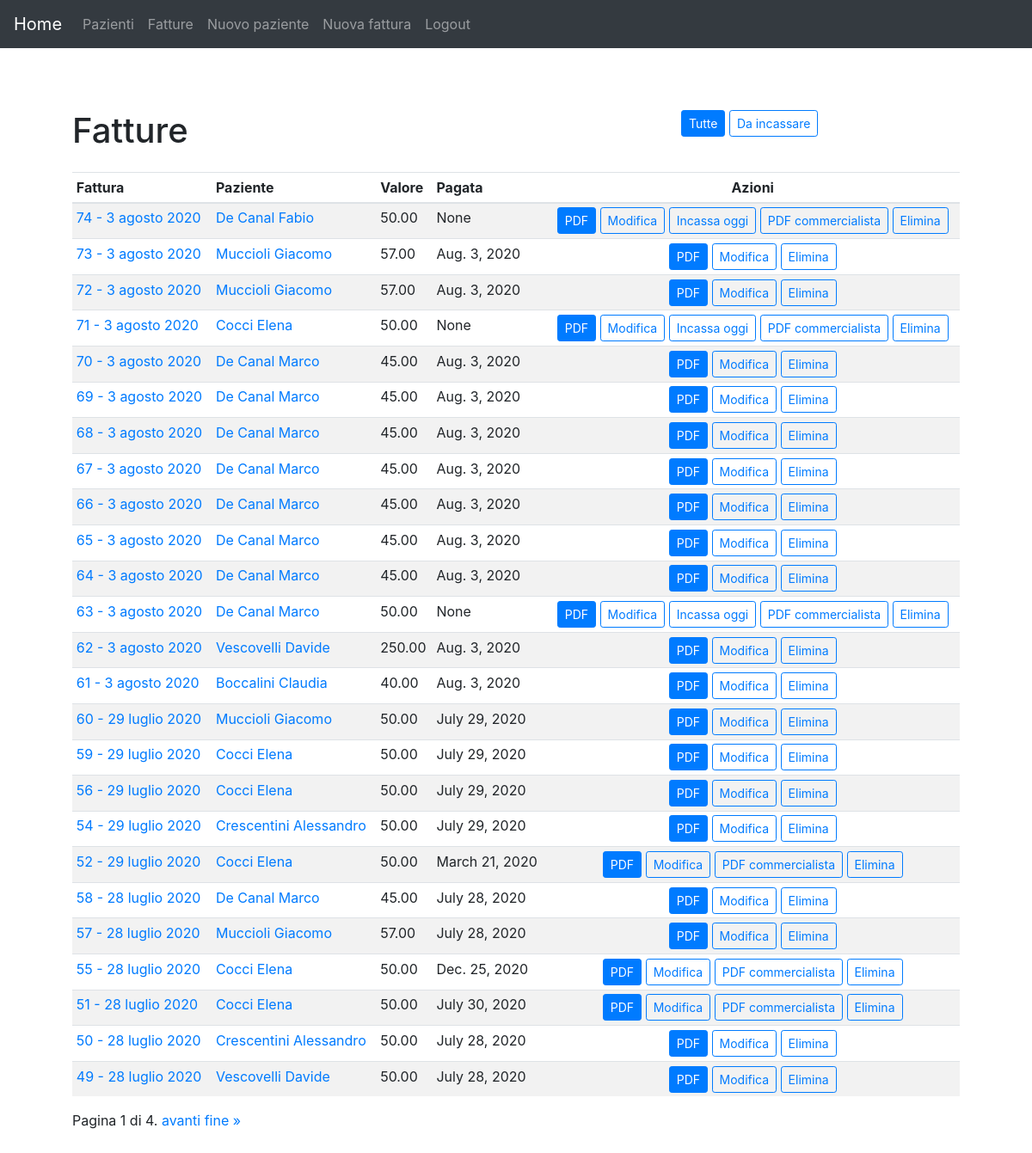
The page /gestione/fatture/ (signed in) on the database its author committed.
### gestione/models.py (models this page shows, shortened)
class Fattura(models.Model):
	paziente = models.ForeignKey(Paziente, on_delete = models.SET_NULL, null = True, help_text = 'Intestatario (Paziente)')
	valore = models.DecimalField(help_text = 'Valore', max_digits = 8, decimal_places = 2)
	data = models.DateField(default = date.today, help_text = 'Data <em>AAAA-MM-GG</em>.')
	data_incasso = models.DateField(help_text='Data di incasso <em>AAAA-MM-GG</em>',null=True,blank=True)
	testo = models.CharField(max_length=300,help_text='Servizio eseguito',default='Trattamento massoterapico')
	numero = models.PositiveSmallIntegerField('Numero d\'ordine', help_text = 'Numero d\'ordine')
	class Meta:
		ordering = ['-data','-numero']
	def __str__(self):
		return str(self.numero) + " - " + data_italiana(self.data)
	def get_absolute_url(self):
		return reverse('dettaglio-fattura', args=[str(self.id)])
	def date_diverse(self):
		if self.data != self.data_incasso:
			return True
		else:
			return False

class Paziente(models.Model):
	cognome = models.CharField(max_length = 100, help_text = 'Cognome')
	nome = models.CharField(max_length = 100, help_text = 'Nome')
	codfisc = models.CharField("Codice fiscale", max_length = 16, help_text = 'Codice fiscale', blank = True)
	piva = models.CharField('Partita Iva', max_length = 50, help_text = 'P. Iva', blank = True)
	paese = models.CharField('Città', max_length = 100, help_text = 'Città', blank = True)
	provincia = models.CharField(max_length = 2, help_text = 'Prov.', blank = True)
	cap = models.CharField('CAP', max_length = 5, help_text = 'CAP', blank = True)
	via = models.CharField(max_length = 100, help_text = 'Via', blank = True)
	civico = models.CharField('N. civico', max_length = 30, help_text = 'N. civico', blank = True)
	telefono = models.CharField(max_length = 25, help_text = 'Telefono', blank = True)
	email = models.EmailField(help_text = 'email', blank = True)
	data_nascita  = models.DateField('Data di nascita', help_text = 'Data di nascita <em>YYYY-MM-DD</em>.', blank = True, null=True)
	paese_nascita = models.CharField('Città di nascita', max_length = 100, help_text = 'Città di nascita', blank = True)
	provincia_nascita = models.CharField('Provincia di nascita',max_length = 2, help_text = 'Prov. di nascita', blank = True)
	prezzo = models.DecimalField(help_text = 'Prezzo', max_digits = 8, decimal_places = 2, blank = True, default = 50.00)
	ultima_modifica = models.DateTimeField(help_text = 'Ultima modifica', auto_now = True)
	class Meta:
		ordering = ['cognome','nome']
	def __str__(self):
		return ' '.join([self.cognome, self.nome])
	def get_absolute_url(self):
		return reverse('dettaglio-paziente', args=[str(self.id)])

### gestione/views.py (the view)
# urls.py: path('fatture/', views.FatturaListView.as_view(), name='fatture'),
class FatturaListView(LoginRequiredMixin, generic.ListView):
    model = Fattura
    paginate_by=25
    context_object_name = 'elenco_fatture'
    permission_required = ('gestione.view_fattura','gestione.delete_fattura','gestione.view_paziente')

### gestione/utils.py (called while the page is built)
def data_italiana(data:date):
    return str(data.day)+' '+mese[data.month]+' '+str(data.year)

### gestione/templates/gestione/fattura_list.html (shortened to what this page needs)
{% extends "generic.html" %}
{% block main-content %}
<div class="container">
<div class="row mb-3">
  <div class="col-md-8"><h1>Fatture</h1></div>
  <div class="col-md-4">
    <a class="btn btn-primary btn-sm" href="{% url 'fatture' %}">Tutte</a>
    <a class="btn btn-outline-primary btn-sm" href="{% url 'fatture-non-incassate' %}">Da incassare</a>
  </div>
</div>
  <div class="table-responsive">
    <table class="table table-striped table-sm">
      <thead>
        <tr>
          <th>Fattura</th>
          <th>Paziente</th>
          <th>Valore</th>
          <th>Pagata</th>
          <th class="text-center">Azioni</th>
        </tr>
      </thead>
      <tbody>
        {% for f in page_obj %}
        <tr>
          <td><a href="{{f.get_absolute_url}}">{{f}}</a></td>
          <td><a href="{{f.paziente.get_absolute_url}}">{{f.paziente}}</a></td>
          <td>{{f.valore}}</td>
          <td>{{f.data_incasso}}</td>
          <td class="text-center"><a class="btn btn-primary btn-sm" href="{% url 'fattura-pdf' f.id%}">PDF</a>
          <a class="btn btn-outline-primary btn-sm" href="{% url 'modifica-fattura' f.id %}">Modifica</a>
          {% if not f.data_incasso %}
          <a class="btn btn-outline-primary btn-sm" href="{% url 'incassa-oggi' f.id %}">Incassa oggi</a>
          {% endif %}
          {% if f.date_diverse %}
          <a class="btn btn-outline-primary btn-sm" href="{% url 'fattura-pdf-commercialista' f.id %}">PDF commercialista</a>
          {% endif %}
          <a class="btn btn-outline-primary btn-sm" href="{% url 'elimina-fattura' f.id %}">Elimina</a>
        </td>
        </tr>
        {% endfor %}
      </tbody>
    </table>
  </div>
  <div class="pagination">
    <span class="step-links">
        <span class="current">
            Pagina {{ page_obj.number }} di {{ page_obj.paginator.num_pages }}.
        </span>
        {% if page_obj.has_next %}
            <a href="?page={{ page_obj.next_page_number }}">avanti</a>
            <a href="?page={{ page_obj.paginator.num_pages }}">fine &raquo;</a>
        {% endif %}
    </span>
</div>
</div>
{% endblock main-content %}

### gestione/templates/generic.html (style rules this page uses)
body { padding-top: 5rem; }

### rows shown on the page
Fattura: numero+data "74 - 3 agosto 2020", paziente "De Canal Fabio", valore "50.00", data_incasso "None", shows "Incassa oggi", shows "PDF commercialista"
Fattura: numero+data "73 - 3 agosto 2020", paziente "Muccioli Giacomo", valore "57.00", data_incasso "Aug. 3, 2020"
Fattura: numero+data "72 - 3 agosto 2020", paziente "Muccioli Giacomo", valore "57.00", data_incasso "Aug. 3, 2020"
Fattura: numero+data "71 - 3 agosto 2020", paziente "Cocci Elena", valore "50.00", data_incasso "None", shows "Incassa oggi", shows "PDF commercialista"
Fattura: numero+data "70 - 3 agosto 2020", paziente "De Canal Marco", valore "45.00", data_incasso "Aug. 3, 2020"
Fattura: numero+data "69 - 3 agosto 2020", paziente "De Canal Marco", valore "45.00", data_incasso "Aug. 3, 2020"
Fattura: numero+data "68 - 3 agosto 2020", paziente "De Canal Marco", valore "45.00", data_incasso "Aug. 3, 2020"
Fattura: numero+data "67 - 3 agosto 2020", paziente "De Canal Marco", valore "45.00", data_incasso "Aug. 3, 2020"
Fattura: numero+data "66 - 3 agosto 2020", paziente "De Canal Marco", valore "45.00", data_incasso "Aug. 3, 2020"
Fattura: numero+data "65 - 3 agosto 2020", paziente "De Canal Marco", valore "45.00", data_incasso "Aug. 3, 2020"
Fattura: numero+data "64 - 3 agosto 2020", paziente "De Canal Marco", valore "45.00", data_incasso "Aug. 3, 2020"
Fattura: numero+data "63 - 3 agosto 2020", paziente "De Canal Marco", valore "50.00", data_incasso "None", shows "Incassa oggi", shows "PDF commercialista"
Fattura: numero+data "62 - 3 agosto 2020", paziente "Vescovelli Davide", valore "250.00", data_incasso "Aug. 3, 2020"
Fattura: numero+data "61 - 3 agosto 2020", paziente "Boccalini Claudia", valore "40.00", data_incasso "Aug. 3, 2020"
Fattura: numero+data "60 - 29 luglio 2020", paziente "Muccioli Giacomo", valore "50.00", data_incasso "July 29, 2020"
Fattura: numero+data "59 - 29 luglio 2020", paziente "Cocci Elena", valore "50.00", data_incasso "July 29, 2020"
Fattura: numero+data "56 - 29 luglio 2020", paziente "Cocci Elena", valore "50.00", data_incasso "July 29, 2020"
Fattura: numero+data "54 - 29 luglio 2020", paziente "Crescentini Alessandro", valore "50.00", data_incasso "July 29, 2020"
Fattura: numero+data "52 - 29 luglio 2020", paziente "Cocci Elena", valore "50.00", data_incasso "March 21, 2020", shows "PDF commercialista"
Fattura: numero+data "58 - 28 luglio 2020", paziente "De Canal Marco", valore "45.00", data_incasso "July 28, 2020"
Fattura: numero+data "57 - 28 luglio 2020", paziente "Muccioli Giacomo", valore "57.00", data_incasso "July 28, 2020"
Fattura: numero+data "55 - 28 luglio 2020", paziente "Cocci Elena", valore "50.00", data_incasso "Dec. 25, 2020", shows "PDF commercialista"
Fattura: numero+data "51 - 28 luglio 2020", paziente "Cocci Elena", valore "50.00", data_incasso "July 30, 2020", shows "PDF commercialista"
Fattura: numero+data "50 - 28 luglio 2020", paziente "Crescentini Alessandro", valore "50.00", data_incasso "July 28, 2020"
Fattura: numero+data "49 - 28 luglio 2020", paziente "Vescovelli Davide", valore "50.00", data_incasso "July 28, 2020"

### other values the page prints
{{ page_obj.number }} "1"
{{ page_obj.paginator.num_pages }} "4"
